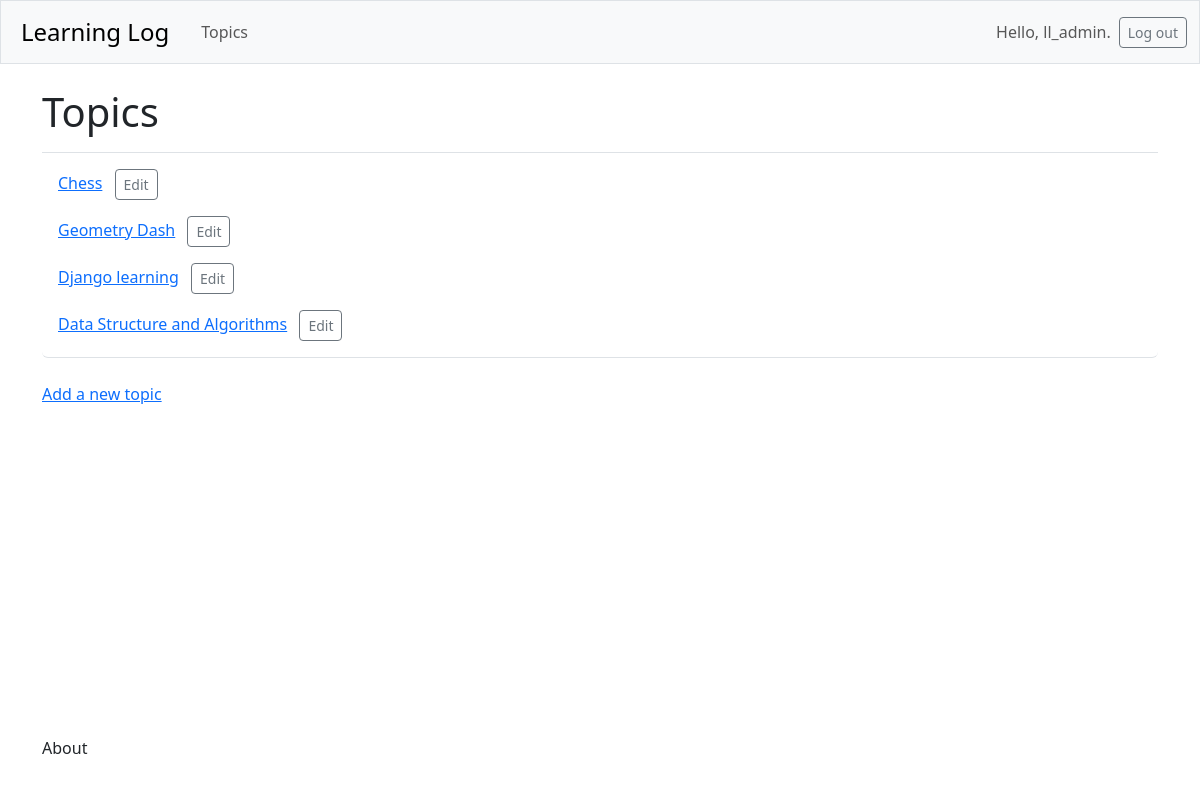
The app's page /topics/ (signed in) with its own data.
### learning_logs/models.py (models this page shows, shortened)
class Topic(models.Model):
    text = models.CharField(max_length = 200)
    date_added = models.DateTimeField(auto_now_add = True)
    owner = models.ForeignKey(User, on_delete=models.CASCADE)

### learning_logs/views.py (the view)
# urls.py: path('topics/', views.topics, name = 'topics'),
@login_required
def topics(request):
    topics = Topic.objects.filter(owner=request.user).order_by('date_added')
    context = {'topics' : topics}
    return render(request, 'learning_logs/topics.html', context)

### learning_logs/templates/learning_logs/topics.html (shortened to what this page needs)
{% extends 'learning_logs/base.html' %}
{% block page_header %}
  <h1>Topics</h1>
{% endblock page_header %}
{% block content %}
  <ul class="list-group border-bottom pb-2 mb-4">
    {% for topic in topics %}
      <li class="list-group-item border-0">
        <a href="{% url 'learning_logs:topic' topic.id %}">
          {{ topic.text }}</a>
        <a href="{% url 'learning_logs:edit_topic' topic.id %}"
        class="btn btn-outline-secondary btn-sm">
            Edit</a>
      </li>
    {% empty %}
      <li class="list-group-item border-0">No topics have been added yet.</li>
    {% endfor %}
  </ul>
  <a href="{% url 'learning_logs:new_topic' %}">Add a new topic</a>
{% endblock content %}

### learning_logs/templates/learning_logs/base.html (shortened to what this page needs)
<!doctype html>
<html lang="en">
<head>
    {% load django_bootstrap5 %}
    {% bootstrap_css %}
</head>
<body class="d-flex flex-column min-vh-100">
    <nav class="navbar navbar-expand-md navbar-light bg-light mb-4 border">
        <div class="container-fluid">
            <a class="navbar-brand fs-4 px-2" href="{% url 'learning_logs:index' %}">
                Learning Log</a>
            <div class="collapse navbar-collapse" id="navbarCollapse">
                <ul class="navbar-nav me-auto mb-2 mb-md-0">
                    <li class="nav-item">
                        <a class="nav-link" href="{%url 'learning_logs:topics' %}">
                            Topics</a></li>
                </ul>
                <ul class="navbar-nav ms-auto mb-2 mb-md-0">
                    {% if user.is_authenticated %}
                        <li class="nav-item">
                        <span class="navbar-text me-2">Hello, {{ user.username }}.
                            </span></li>
                    {% endif %}
                </ul>
                {% if user.is_authenticated %}
                <form action="{% url 'accounts:logout' %}" method='post'>
                    <button name='submit' class='btn btn-outline-secondary btn-sm'>
                    Log out</button>
                </form>
                {% endif %}
            </div>
        </div>
    </nav>
    <main class="container">
        <div class="pb-2 mb-2 border-bottom">
        {% block page_header %}{% endblock page_header %}
        </div>
        <div>
        {% block content %}{% endblock content %}
        </div>
    </main>
    <footer class="bg-transparent text-white mt-auto py-2">
        <div class="container">
            <div class="row">
                <ul class="list-unstyled">
                    <li><a href="{% url 'learning_logs:about' %}" class="text-decoration-none text-dark"><p class="fs-6">About</p></a></li>
                </ul>
        </div>
    </footer>
</body>
</html>

### records on screen
Topic: text "Chess"
Topic: text "Geometry Dash"
Topic: text "Django learning"
Topic: text "Data Structure and Algorithms"

### other values on screen
{{ user.username }} "ll_admin"
